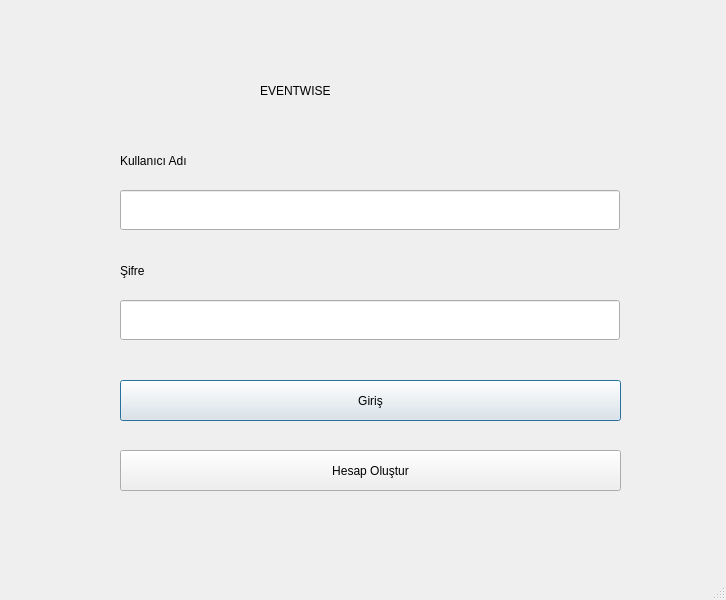
<?xml version="1.0" encoding="UTF-8"?>
<ui version="4.0">
 <class>MainWindow</class>
 <widget class="QMainWindow" name="MainWindow">
  <property name="geometry">
   <rect>
    <x>0</x>
    <y>0</y>
    <width>726</width>
    <height>600</height>
   </rect>
  </property>
  <property name="sizePolicy">
   <sizepolicy hsizetype="Fixed" vsizetype="Fixed">
    <horstretch>0</horstretch>
    <verstretch>0</verstretch>
   </sizepolicy>
  </property>
  <property name="windowTitle">
   <string>MainWindow</string>
  </property>
  <widget class="QWidget" name="centralwidget">
   <widget class="QPushButton" name="btn_login">
    <property name="geometry">
     <rect>
      <x>120</x>
      <y>380</y>
      <width>501</width>
      <height>41</height>
     </rect>
    </property>
    <property name="text">
     <string>Giriş</string>
    </property>
    <property name="autoDefault">
     <bool>false</bool>
    </property>
    <property name="default">
     <bool>true</bool>
    </property>
   </widget>
   <widget class="QLabel" name="lbl_username">
    <property name="geometry">
     <rect>
      <x>120</x>
      <y>140</y>
      <width>191</width>
      <height>41</height>
     </rect>
    </property>
    <property name="frameShape">
     <enum>QFrame::NoFrame</enum>
    </property>
    <property name="text">
     <string>Kullanıcı Adı</string>
    </property>
   </widget>
   <widget class="QLabel" name="lbl_password">
    <property name="geometry">
     <rect>
      <x>120</x>
      <y>250</y>
      <width>301</width>
      <height>41</height>
     </rect>
    </property>
    <property name="text">
     <string>Şifre</string>
    </property>
   </widget>
   <widget class="QLineEdit" name="txt_password">
    <property name="geometry">
     <rect>
      <x>120</x>
      <y>300</y>
      <width>500</width>
      <height>40</height>
     </rect>
    </property>
    <property name="styleSheet">
     <string notr="true">qproperty-alignment: 'AlignLeft';</string>
    </property>
    <property name="echoMode">
     <enum>QLineEdit::Password</enum>
    </property>
   </widget>
   <widget class="QPushButton" name="btn_signup">
    <property name="geometry">
     <rect>
      <x>120</x>
      <y>450</y>
      <width>501</width>
      <height>41</height>
     </rect>
    </property>
    <property name="styleSheet">
     <string notr="true">qproperty-alignment: 'AlignCenter';</string>
    </property>
    <property name="text">
     <string>Hesap Oluştur</string>
    </property>
    <property name="default">
     <bool>false</bool>
    </property>
   </widget>
   <widget class="QLabel" name="lbl_name">
    <property name="enabled">
     <bool>true</bool>
    </property>
    <property name="geometry">
     <rect>
      <x>260</x>
      <y>60</y>
      <width>201</width>
      <height>61</height>
     </rect>
    </property>
    <property name="styleSheet">
     <string notr="true">qproperty-alignment: &quot;AlignCenter&quot;;</string>
    </property>
    <property name="text">
     <string>EVENTWISE</string>
    </property>
   </widget>
   <widget class="QLineEdit" name="txt_username">
    <property name="geometry">
     <rect>
      <x>120</x>
      <y>190</y>
      <width>500</width>
      <height>40</height>
     </rect>
    </property>
    <property name="cursor">
     <cursorShape>ArrowCursor</cursorShape>
    </property>
    <property name="styleSheet">
     <string notr="true"/>
    </property>
   </widget>
  </widget>
  <widget class="QMenuBar" name="menubar">
   <property name="geometry">
    <rect>
     <x>0</x>
     <y>0</y>
     <width>726</width>
     <height>26</height>
    </rect>
   </property>
  </widget>
  <widget class="QStatusBar" name="statusbar"/>
 </widget>
 <tabstops>
  <tabstop>txt_username</tabstop>
  <tabstop>txt_password</tabstop>
  <tabstop>btn_login</tabstop>
  <tabstop>btn_signup</tabstop>
 </tabstops>
 <resources/>
 <connections/>
</ui>
